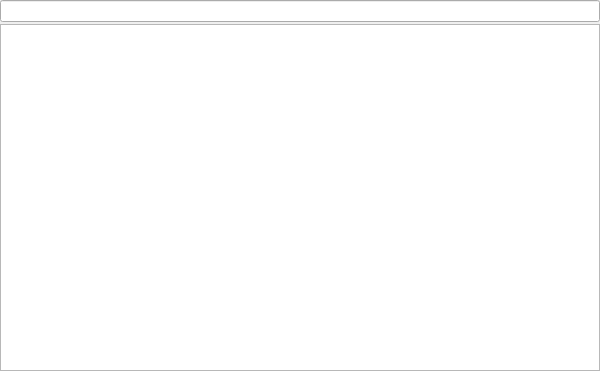
<?xml version="1.0" encoding="UTF-8"?>
<ui version="4.0">
 <class>BundleSelector</class>
 <widget class="QDialog" name="BundleSelector">
  <property name="geometry">
   <rect>
    <x>0</x>
    <y>0</y>
    <width>600</width>
    <height>371</height>
   </rect>
  </property>
  <property name="minimumSize">
   <size>
    <width>600</width>
    <height>371</height>
   </size>
  </property>
  <property name="windowTitle">
   <string>Bundle Selector</string>
  </property>
  <layout class="QVBoxLayout" name="verticalLayout">
   <property name="spacing">
    <number>2</number>
   </property>
   <property name="margin">
    <number>0</number>
   </property>
   <item>
    <widget class="QLineEdit" name="lineFilter"/>
   </item>
   <item>
    <widget class="QTableView" name="tableBundleItems">
     <property name="selectionMode">
      <enum>QAbstractItemView::SingleSelection</enum>
     </property>
     <property name="selectionBehavior">
      <enum>QAbstractItemView::SelectRows</enum>
     </property>
     <property name="showGrid">
      <bool>false</bool>
     </property>
     <attribute name="horizontalHeaderVisible">
      <bool>false</bool>
     </attribute>
     <attribute name="verticalHeaderVisible">
      <bool>false</bool>
     </attribute>
    </widget>
   </item>
  </layout>
 </widget>
 <resources/>
 <connections/>
</ui>
